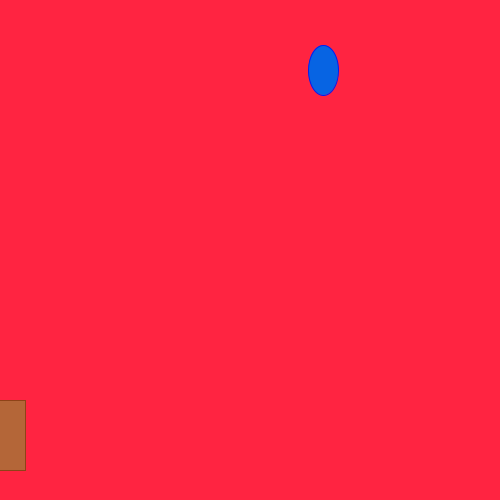
Frame 1 (no input)
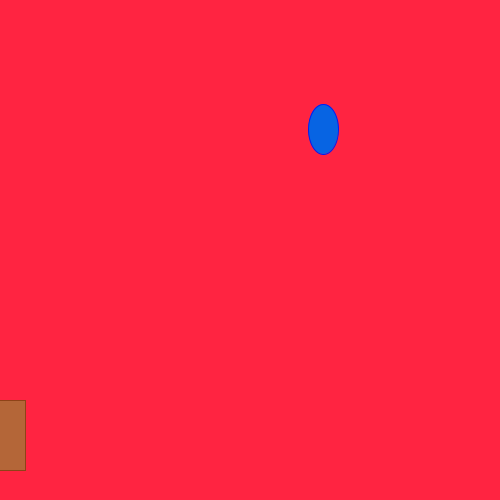
Frame 60 (the mouse pressed at the canvas centre just before this capture)
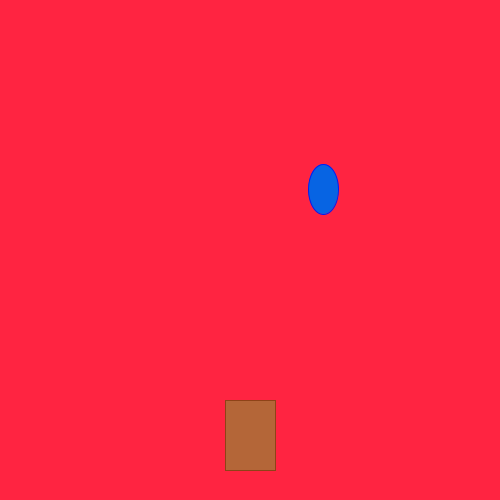
Frame 120 (the mouse held since frame 60 and released just before this capture)

The Processing sketch that drew these frames (run headless with seeded random() and noise(); from frame 60 on, the mouse is pressed at the canvas centre):

// Processing sketch: Rain_Game
// ── Rain_Game.pde
int y = 70;
 float x = random(500);
 int score;
void setup(){
  size(500,500);
}
void draw(){
 
  background(255, 36, 65);
  fill(7, 100, 227);
stroke(2, 28, 242);
ellipse(x, y, 30, 50);
stroke(142, 67, 23);
fill(180,102,56);
rect(mouseX-25, 400,50, 70);
y++;
if(y==400){
y=70;
checkCatch();
fill(0, 0, 0);
textSize(16);
text("Score: " + score, 20, 20);
x = random(500);
}
}
void checkCatch(){
println(x + ", "+ mouseX);  

  if (x > mouseX-25 && x < mouseX+75)
         
          score++;
     else if (score > 0) 
          score--;
     println("Your score is now: " + score); }
